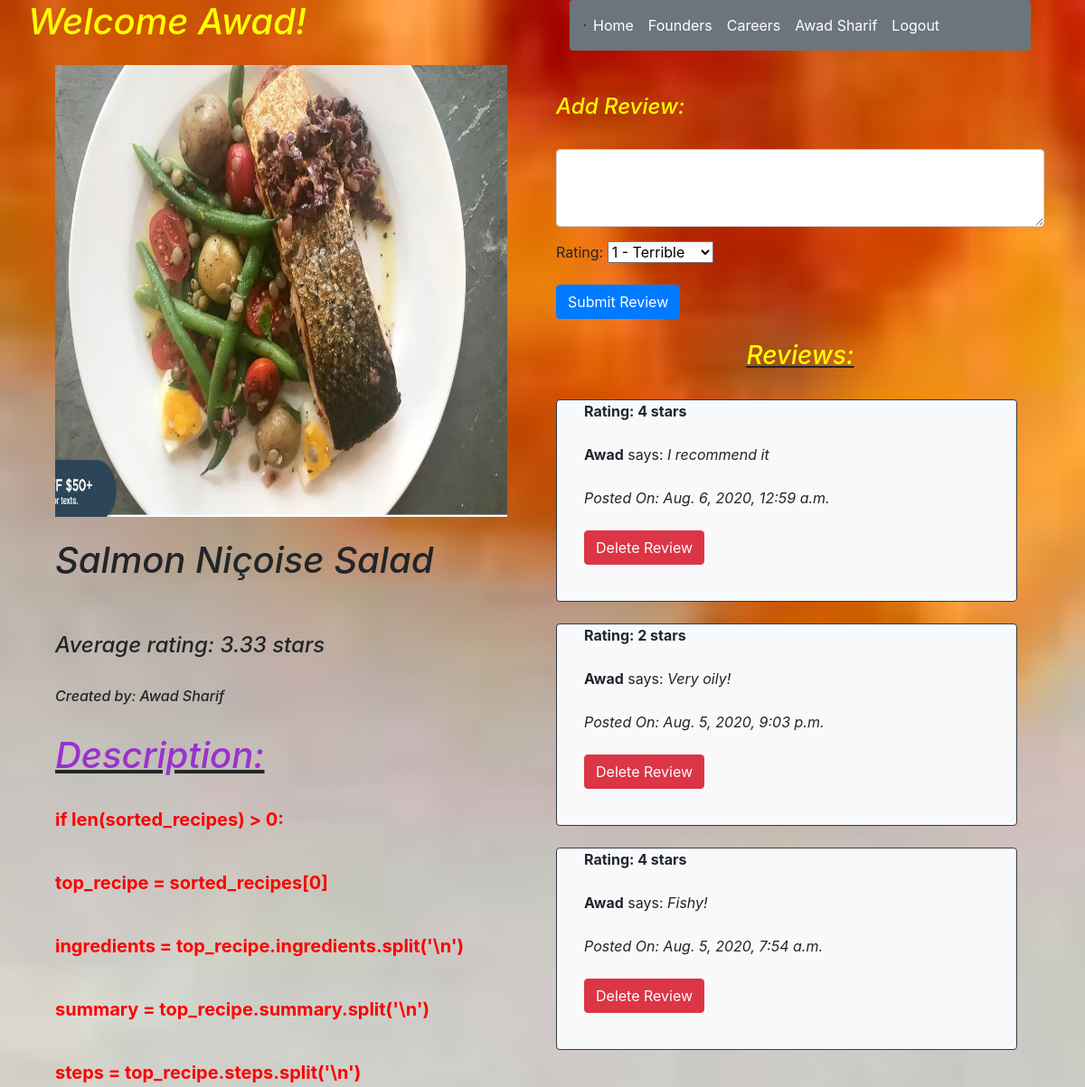
/recipe/info/15 (signed in, upper part), run on an earlier commit of the app's database.
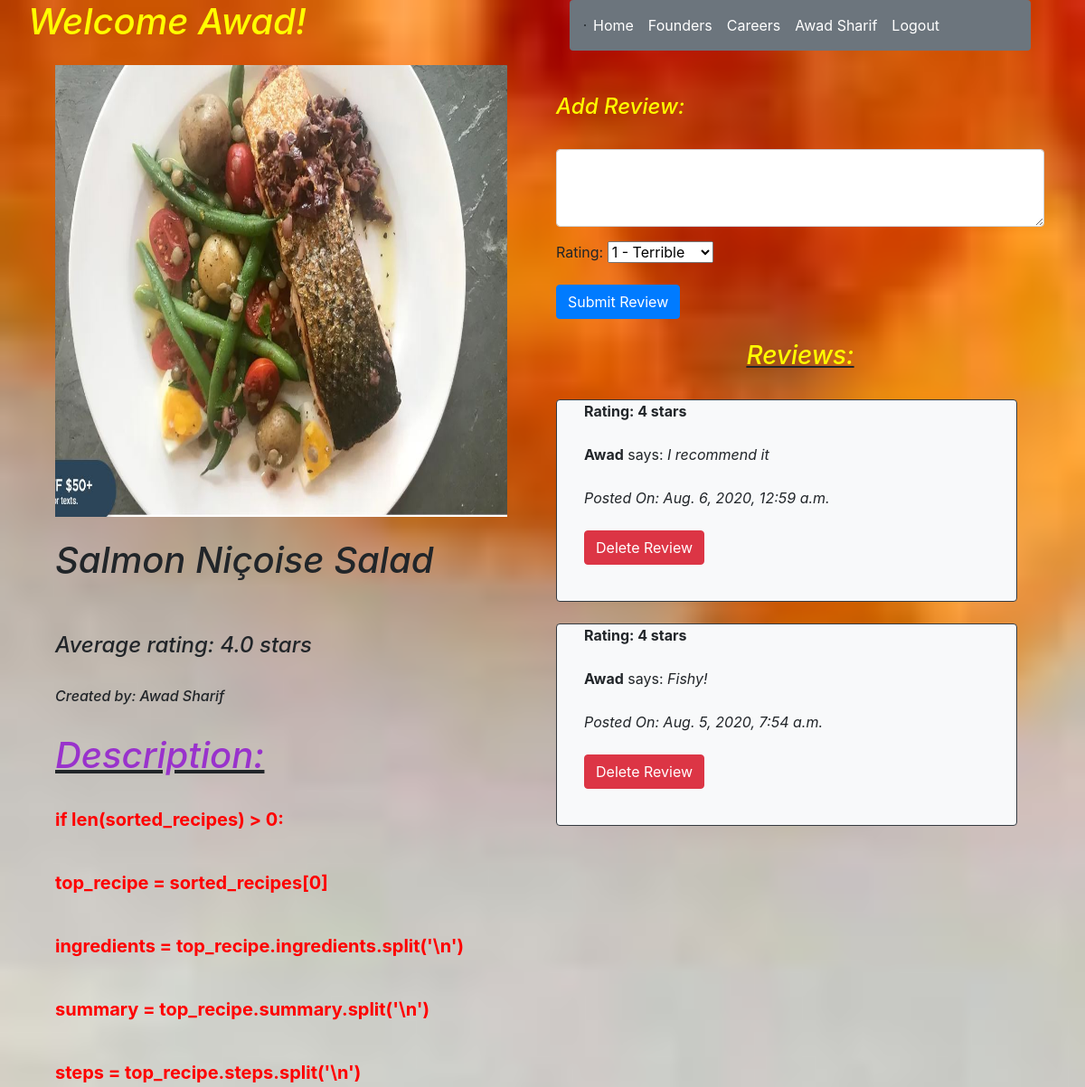
And on a later commit of the database.
### recipe_app/models.py (models this page shows)
class Reviews(models.Model):
    content = models.TextField()
    rating = models.IntegerField()
    reviewer = models.ForeignKey(User,related_name="reviews_of_user",on_delete = models.CASCADE)
    recipe = models.ForeignKey(Recipes,related_name="reviews_of_recipe",on_delete = models.CASCADE)
    created_at = models.DateTimeField(auto_now_add=True)
    updated_at = models.DateTimeField(auto_now=True)
    objects = Reviews_Manager()

class User(models.Model):
    first_name = models.CharField(max_length=255)
    last_name = models.CharField(max_length=255)
    email = models.EmailField(max_length=255)
    password = models.CharField(max_length=255)
    created_at = models.DateTimeField(auto_now_add=True)
    updated_at = models.DateTimeField(auto_now=True)
    profilepic = models.CharField(null=True, max_length=255)
    objects = UserManager()

### recipe_app/views.py (the view)
# urls.py: path('recipe/info/<int:id>', views.recipe_info),
def recipe_info(request,id):
    if 'userid' not in request.session:
        return redirect('/')
    recipe = Recipes.objects.get(id=id)
    ingredients = recipe.ingredients.split('\n')
    summary = recipe.summary.split('\n')
    steps = recipe.steps.split('\n')
    rating = 0
    for review in recipe.reviews_of_recipe.all():
        rating += review.rating
    if len(recipe.reviews_of_recipe.all()) > 0:
        average_rating = round(rating / len(recipe.reviews_of_recipe.all()),2)
    else:
        average_rating = 0
    context = {
        'user': User.objects.get(id=request.session['userid']),
        'recipe': Recipes.objects.get(id=id),
        'ingredients': ingredients,
        'summaries': summary,
        'steps': steps,
        "Reviews": recipe.reviews_of_recipe.all().order_by("-created_at"),
        "rating": average_rating
    }
    return render(request,'recipe_info.html',context)

### recipe_app/templates/recipe_info.html (shortened to what the changed rows need)
{% load static %}
<!DOCTYPE html>
<html lang="en">
    <head>
        <link rel="stylesheet" href="https://stackpath.bootstrapcdn.com/bootstrap/4.5.0/css/bootstrap.min.css">
        <link rel="stylesheet" type="text/css" href="/static/css/style.css">
    </head>
    <body class="recipe_info bg-light">
        <div class="container">
            <div class="row">
                <div class="col-6 px-3">
                    <div class="form-group row">
                        <em><h1 class="text">Welcome {{user.first_name}}!</h1></em>
                    </div>
                    <div class="col-12">
                        <br>
                        <em><strong><h1>{{recipe.name}}</h1></strong></em>
                        <br><br>
                        <em><h4>Average rating: {{rating}} stars</h4></em>
                        <br>
                        <br>
                        <br>
                        {% for summary in summaries %}
                            <b><p class="info">{{ summary }}</p></b>
                            <br>
                        {% endfor %}
                        <br>
                        {% for ingredient in ingredients %}
                            <br>
                        {% endfor %}
                        <br>
                        <br>
                        {% for step in steps %}
                            <br>
                        {% endfor %}
                        {% if user.id == recipe.owner.id %}
                            <br>
                        {% endif %}
                    </div>
                </div>
                <div class="col-6">
                    <br><br>
                    <br>
                        <br>
                        <div class="form-group row" id="reviews">
                            {% for review in Reviews %}
                                <br><br>
                                <div class="card-deck col-12 bg-dark-rounded ajax" id="{{review.id}}">
                                    <br><br><br><br>
                                    <div class="card mb-4 bg-light rounded border border-dark">
                                        <div class="col-12">
                                            <div class="col-12">
                                                <b>Rating: {{review.rating}} stars</b>
                                                <br><br>
                                                <strong>{{review.reviewer.first_name}}</strong> says: <em>{{review.content}}</em>
                                                <br><br>
                                                <em>Posted On: {{review.created_at}}</em>
                                                <br><br>
                                                {% if user.id == review.reviewer.id %}
                                                    <div class="form-group row">
                                                        <div class="col-12">
                                                            <form action="/review/delete" method="POST" class="delete_review" review="{{review.id}}">
                                                                <button type="submit" class="btn btn-danger">Delete Review</button>
                                                            </form>
                                                        </div>
                                                    </div>
                                                {% endif %}
                                            </div>
                                            <br>
                                        </div>
                                    </div>
                                </div>
                                <br><br>
                            {% endfor %}
                        </div>
                </div>
            </div>
        </div>
    </body>
</html>

What changed in the data, as far as the page shows it:
removed Reviews: rating "2", reviewer.first_name "Awad", content "Very oily!", created_at "Aug. 5, 2020, 9:03 p.m."
Also different on the page:
{{ rating }}: "3.33" → "4.0"
